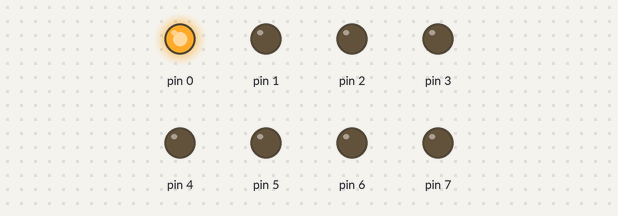
The sketch below on a simulated Arduino Uno, built with avr-gcc and run on an emulated ATmega328P. Shown: output pins drawn as LEDs (lit = HIGH).

Above: at 0.1 s.
At 12.1 s:
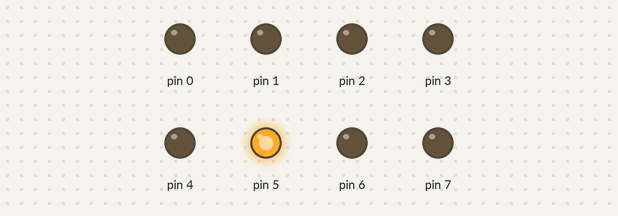
At 15.1 s:
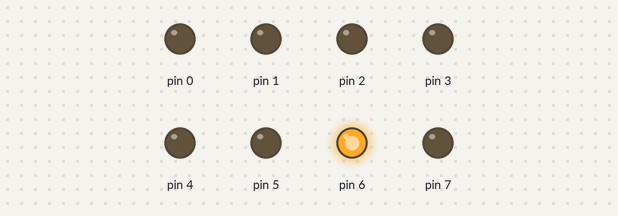
At 18.3 s:
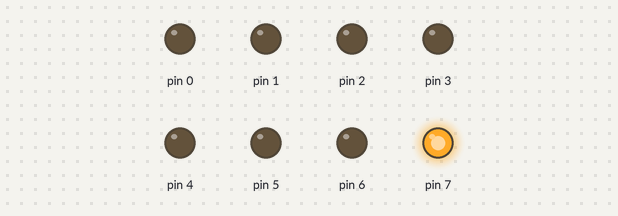
At 30.9 s:
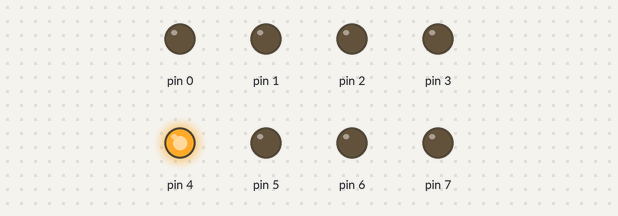
At 38.3 s:
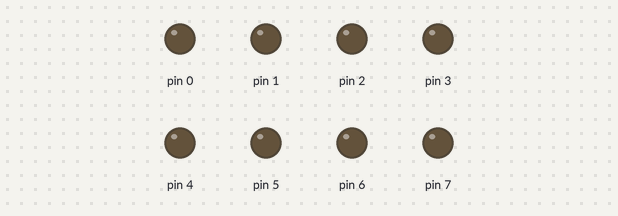
Timing chart, 0 to 40.0 s (numbered marks = the images above):
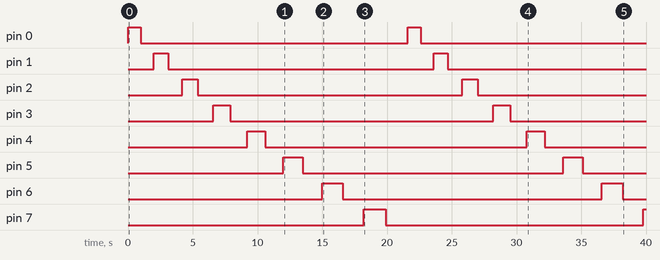

Measured:
- by itself, pin 0: alternates HIGH for 1.0 s and LOW for 20.6 s
- by itself, pin 1: alternates HIGH for 1.1 s and LOW for 20.5 s
- by itself, pin 2: alternates HIGH for 1.2 s and LOW for 20.4 s
- by itself, pin 3: alternates HIGH for 1.3 s and LOW for 20.3 s
- by itself, pin 4: alternates HIGH for 1.4 s and LOW for 20.2 s
- by itself, pin 5: alternates HIGH for 1.5 s and LOW for 20.1 s
- by itself, pin 6: alternates HIGH for 1.6 s and LOW for 20.0 s
- by itself, pin 7: LOW → HIGH at 18.2 s, → LOW 1.7 s later, → HIGH 19.9 s later

The sketch:

blink_lights_serially.ino
```cpp
void setup() {
  pinMode (0,OUTPUT);
  pinMode (1,OUTPUT);
  pinMode (2,OUTPUT);
  pinMode (3,OUTPUT);
  pinMode (4,OUTPUT);
  pinMode (5,OUTPUT);
  pinMode (6,OUTPUT);
  pinMode (7,OUTPUT);

}


void loop(){
  digitalWrite (0,HIGH);
  delay(1000);//milliseconds
  digitalWrite(0,LOW);
  delay(1000);
  digitalWrite (1,HIGH);
  delay(1100);//milliseconds
  digitalWrite(1,LOW);
  delay(1100);
  digitalWrite (2,HIGH);
  delay(1200);//milliseconds
  digitalWrite(2,LOW);
  delay(1200);
  digitalWrite (3,HIGH);
  delay(1300);//milliseconds
  digitalWrite(3,LOW);
  delay(1300);
  digitalWrite (4,HIGH);
  delay(1400);//milliseconds
  digitalWrite(4,LOW);
  delay(1400);
  digitalWrite (5,HIGH);
  delay(1500);//milliseconds
  digitalWrite(5,LOW);
  delay(1500);
  digitalWrite (6,HIGH);
  delay(1600);//milliseconds
  digitalWrite(6,LOW);
  delay(1600);
  digitalWrite (7,HIGH);
  delay(1700);//milliseconds
  digitalWrite(7,LOW);
  delay(1700);

}
```
